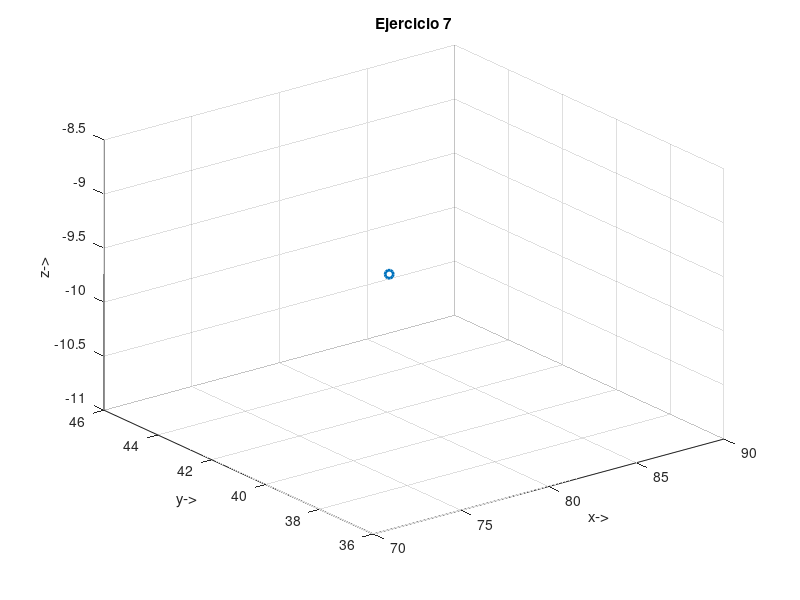

This chart was generated by the following MATLAB code:
Ruvw = [35.3; 32.1; 40; 1]

Y = [ cosd(79) 0 sind(79) 33.2;
      0 1 0 9.3;
      -sind(79) 0 cosd(79) 17.4;
      0 0 0 1]
      
      
x = Y*Ruvw

plot3(x(1,1),x(2,1),x(3,1),".o","LineWidth",2)
ylabel("y->")
xlabel("x->")
zlabel("z->")
title("Ejercicio 7")
grid("on")